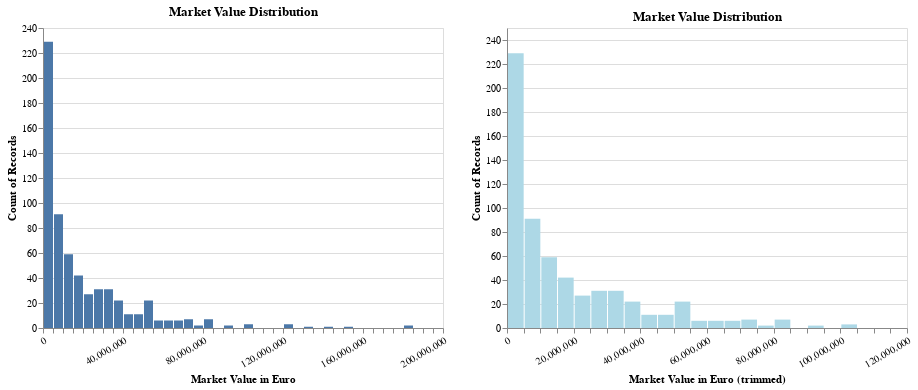

The notebook cell this image was saved under:
### Markdown cell above
This visualization is somewhat classic starting point. We plot a histogram of market value of player to
have an idea of distribution of prices. We can see that distribution looks like exponential. In other words,
most of players have market values less than **20M euro** and there are a few superstar players that can be very valueable on market **(120-180M euro)**.

We might discuss what limist should be on X axis? Should we cut off outliers to focus on majority of players or we need to emphasize the skeweness of distribution including outlier players? 

**Let's trim the X axis and compare how we percieve both plots**

### Code cell
hist_trim = alt.Chart(df).transform_filter(
    (alt.datum.MarketValue >= 0) & (alt.datum.MarketValue <= 110_000_000)
).mark_bar(color="lightblue").encode(
    x=alt.X("MarketValue", scale=alt.Scale(domain=[0, 120_000_000]),
            bin=alt.Bin(extent=[0, 200_000_000], step=5_000_000), 
            title="Market Value in Euro (trimmed)",
            axis=alt.Axis(labelAngle=-30)),
    y=alt.Y("count()", scale=alt.Scale(domain=[0, 250])),
    tooltip=["count()"]
).properties(
    width=400,
    height=300,
    title="Market Value Distribution"
)


alt.concat(hist_full, hist_trim)

### Figure 1 — Vega-Lite specification as saved in the notebook (floating-point values rounded to 4 significant figures; data arrays with more than 128 entries replaced by an {"elided": "..."} marker saying what was removed)
{"config": {"view": {"continuousWidth": 300, "continuousHeight": 300}}, "concat": [{"mark": {"type": "bar"}, "encoding": {"tooltip": [{"aggregate": "count", "type": "quantitative"}], "x": {"axis": {"labelAngle": -30}, "bin": {"extent": [0, 200000000], "step": 5000000}, "field": "MarketValue", "scale": {"domain": [0, 200000000]}, "title": "Market Value in Euro", "type": "quantitative"}, "y": {"aggregate": "count", "scale": {"domain": [0, 240]}, "type": "quantitative"}}, "height": 300, "title": "Market Value Distribution", "width": 400}, {"mark": {"type": "bar", "color": "lightblue"}, "encoding": {"tooltip": [{"aggregate": "count", "type": "quantitative"}], "x": {"axis": {"labelAngle": -30}, "bin": {"extent": [0, 200000000], "step": 5000000}, "field": "MarketValue", "scale": {"domain": [0, 120000000]}, "title": "Market Value in Euro (trimmed)", "type": "quantitative"}, "y": {"aggregate": "count", "scale": {"domain": [0, 250]}, "type": "quantitative"}}, "height": 300, "title": "Market Value Distribution", "transform": [{"filter": "((datum.MarketValue >= 0) && (datum.MarketValue <= 110000000))"}], "width": 400}], "data": {"name": "data-70da55dff0d122e072f6e9beb9815c16"}, "$schema": "https://vega.github.io/schema/vega-lite/v5.17.0.json", "datasets": {"data-70da55dff0d122e072f6e9beb9815c16": {"elided": "623 records"}}}
